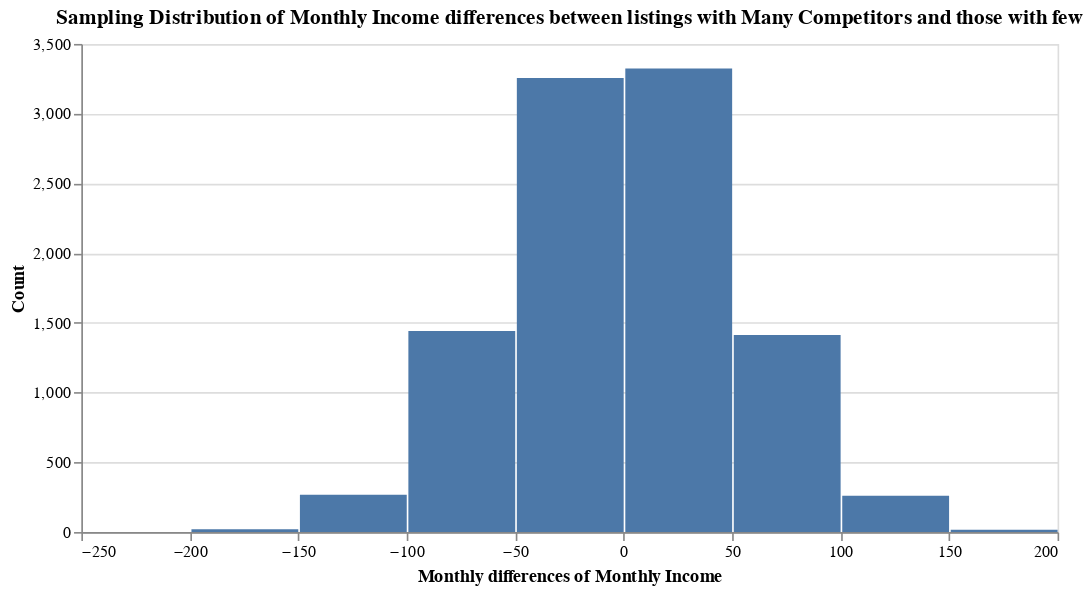

The notebook cell saved with this chart:
### Code cell
%%time
output = perform_permutation_test(listings_merged_df[listings_merged_df.Many_Competitors==False].income_per_month, listings_merged_df[listings_merged_df.Many_Competitors==True].income_per_month, x_axis_title='Monthly Income', chart_title='Monthly Income differences between listings with Many Competitors and those with few')
output[1]

### Figure 1 — Vega-Lite specification as saved in the notebook (floating-point values rounded to 4 significant figures; data arrays with more than 128 entries replaced by an {"elided": "..."} marker saying what was removed)
{"config": {"view": {"continuousWidth": 400, "continuousHeight": 300}}, "data": {"name": "data-ca49b68374fb86febc052c5f0087fa8b"}, "mark": "bar", "encoding": {"x": {"type": "quantitative", "bin": {"maxbins": 15}, "field": "Diffs", "title": "Monthly differences of Monthly Income"}, "y": {"type": "quantitative", "aggregate": "count", "title": "Count"}}, "title": "Sampling Distribution of Monthly Income differences between listings with Many Competitors and those with few", "width": 600, "$schema": "https://vega.github.io/schema/vega-lite/v4.8.1.json", "datasets": {"data-ca49b68374fb86febc052c5f0087fa8b": {"elided": "10000 records"}}}
